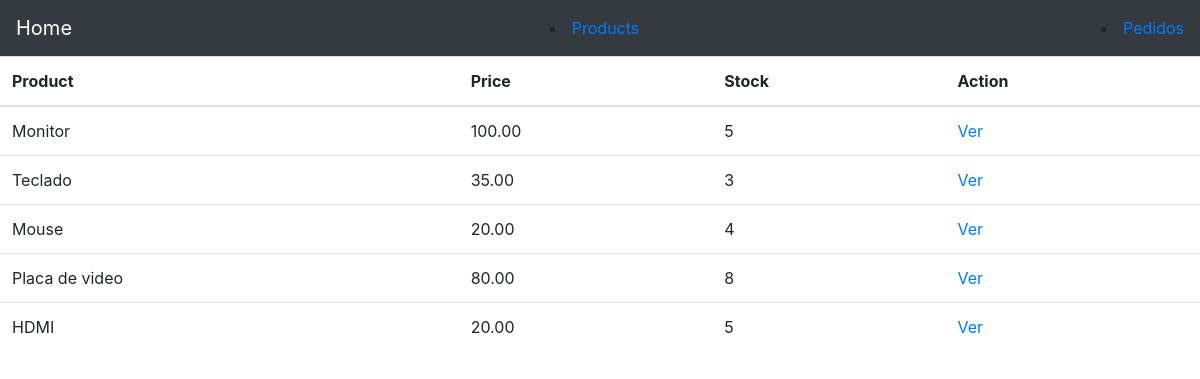
/products/product_list/ (signed in), run on the app's committed database.
### products/models.py (models this page shows, shortened)
class Product(models.Model):
    name = models.CharField(max_length=255)
    price = models.DecimalField(max_digits=10, decimal_places=2)
    description = models.TextField()
    stock = models.IntegerField()

### products/views.py (the view)
def product_list(request):
    all_products = ProductService.get_all()
    return render(
        request,
        'products/list.html',
        dict(
            products=all_products,
            otro_atributo='Atributo 2'
        )
    )

### products/repositories/products.py (called while the page is built)
    @staticmethod
    def get_all() -> list[Product]:
        return Product.objects.all()

### products/services/products.py (called while the page is built)
    @staticmethod
    def get_all() -> list[Product]:
        return ProductRepository.get_all()

### products/templates/products/list.html (shortened to what this page needs)
{% extends 'base.html' %}
{% block content %}
{% if user.is_authenticated %}
<table class="table">
    <thead>
        <tr>
            <th>Product</th>
            <th>Price</th>
            <th>Stock</th>
            <th>Action</th>
        </tr>
    </thead>
    <tbody>
        {% for product in products %}
        <tr>
            <td scope="row">{{ product.name }}</td>
            <td>{{ product.price }}</td>
            <td>{{ product.stock }}</td>
            <td><a href="{% url 'product_detail' product.id %}" class="fa fa-eye" aria-hidden="true"> Ver </a></td>
        </tr>
        {% endfor %}
    </tbody>
</table>
{% else %}
<h5>Usted no se encuentra logeado para acceder</h5>
{% endif %}
{% endblock %}

### data on the page
Product: name "Monitor", price "100.00", stock "5"
Product: name "Teclado", price "35.00", stock "3"
Product: name "Mouse", price "20.00", stock "4"
Product: name "Placa de video", price "80.00", stock "8"
Product: name "HDMI", price "20.00", stock "5"
